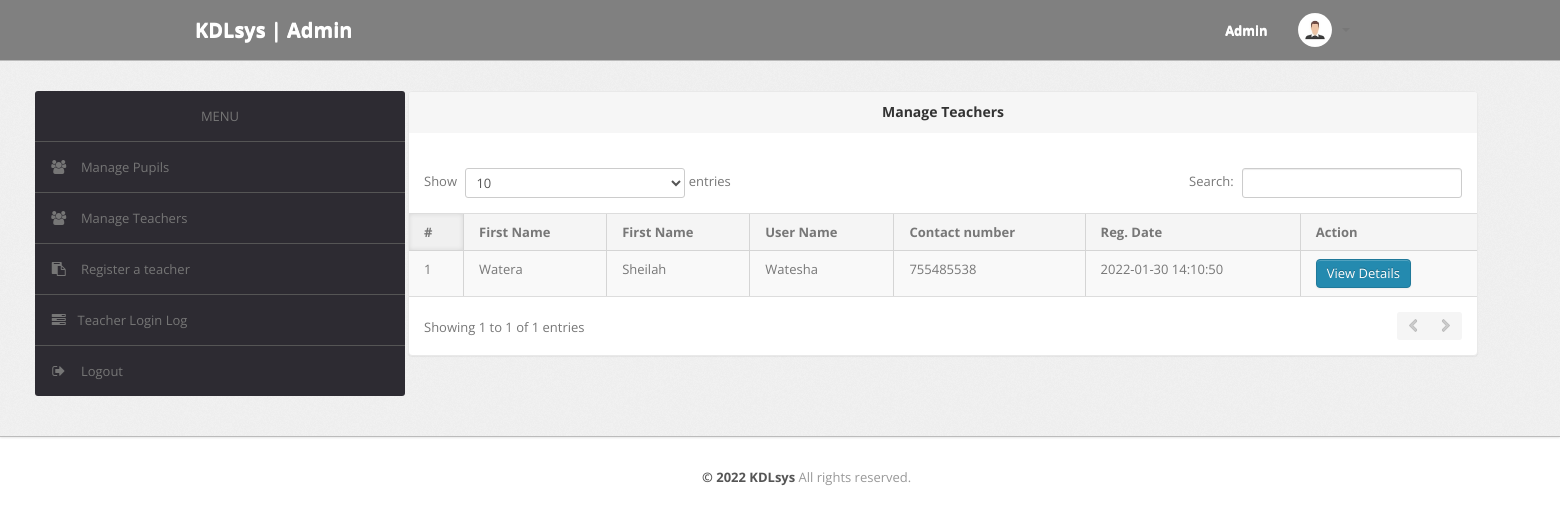
The page /admin/manage-teachers.php (signed in) on the database its author committed.
### tables this page shows
CREATE TABLE IF NOT EXISTS `teacher` (
  `teacher_id` int NOT NULL AUTO_INCREMENT,
  `firstName` varchar(20) NOT NULL,
  `lastName` varchar(20) NOT NULL,
  `username` varchar(255) NOT NULL UNIQUE,
  `password` varchar(255) NOT NULL,
  `phoneNo` varchar (20) NOT NULL UNIQUE,
  `regDate` timestamp NOT NULL DEFAULT CURRENT_TIMESTAMP,
  `updationDate` timestamp NOT NULL DEFAULT '0000-00-00 00:00:00' ON UPDATE CURRENT_TIMESTAMP,
  `status` int(1) NOT NULL,
  PRIMARY KEY (`teacher_id`)
);

### admin/manage-teachers.php (the view, shortened to what this page needs)
<?php
include('include/config.php');
if(strlen($_SESSION['alogin'])==0)
	{
header('location:index.php');
}
else{
?>
<!DOCTYPE html>
<html lang="en">
<head>
	<link type="text/css" href="bootstrap/css/bootstrap.min.css" rel="stylesheet">
	<link type="text/css" href="bootstrap/css/bootstrap-responsive.min.css" rel="stylesheet">
	<link type="text/css" href="css/theme.css" rel="stylesheet">
	<link type="text/css" href="images/icons/css/font-awesome.css" rel="stylesheet">
</head>
<body>
<?php include('include/header.php');?>
	<div class="wrapper" >
		<div class="container" style="width: 100%;" >
			<div class="row" style="margin-left:5px;width: 100%; ">
<?php include('include/sidebar.php');?>
			<div class="span11" style="margin-left:3px; >
					<div class="content">
	<div class="module">
							<div class="module-head">
								<h3 style="text-align: center;">Manage Teachers</h3>
							</div>
							<div class="module-body table">
									<br />
								<table cellpadding="0" cellspacing="0" border="0" class="datatable-1 table table-bordered table-striped	 display" width="100%">
									<thead>
										<tr>
											<th>#</th>
											<th>First Name</th>
											<th>First Name</th>
											<th>User Name </th>
											<th>Contact number</th>
											<th>Reg. Date </th>
											<th>Action</th>
										</tr>
									</thead>
									<tbody>
<?php $query=mysqli_query($bd, "select * from teacher");
$cnt=1;
while($row=mysqli_fetch_array($query))
{
?>
										<tr>
											<td><?php echo htmlentities($cnt);?></td>
											<td><?php echo htmlentities($row['firstName']);?></td>
											<td><?php echo htmlentities($row['lastName']);?></td>
											<td><?php echo htmlentities($row['username']);?></td>
											<td> <?php echo htmlentities($row['phoneNo']);?></td>
											<td><?php echo htmlentities($row['regDate']);?></td>
											<td><a href="javascript:void(0);" onClick="popUpWindow('http://localhost/Teacher/admin/userprofile.php?uid=<?php echo htmlentities($row['teacher_id']);?>');" title="View details">
											 <button type="button" class="btn btn-primary">View Details</button>
											</a></td>
										<?php $cnt=$cnt+1; } ?>
								</table>
							</div>
						</div>
					</div>
				</div>
			</div>
		</div>
<?php include('include/footer.php');?>
</body>
<?php } ?>

### rows shown on the page
teacher: firstName "Watera", lastName "Sheilah", username "Watesha", phoneNo "755485538", regDate "2022-01-30 14:10:50"
